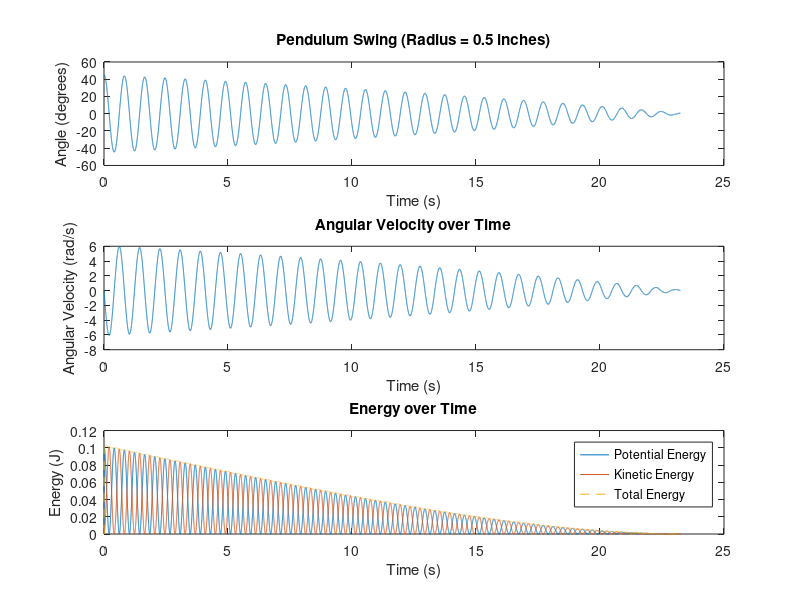
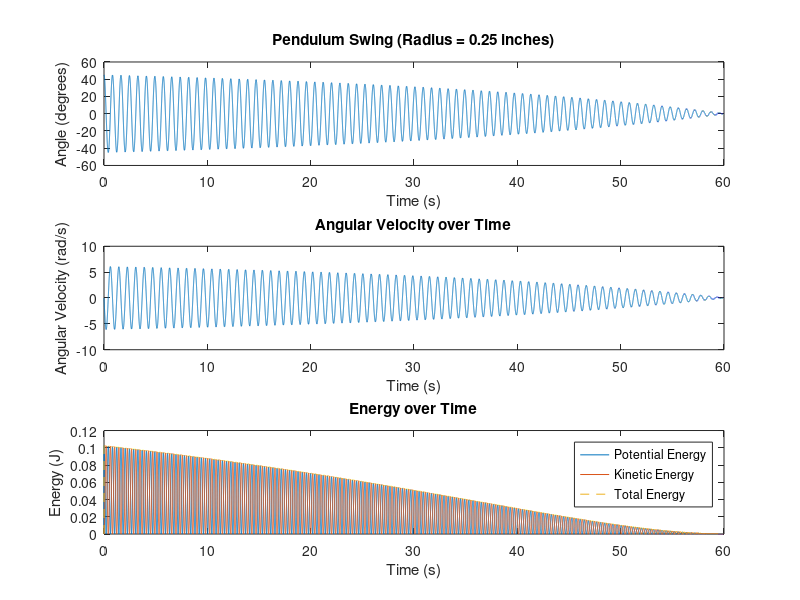
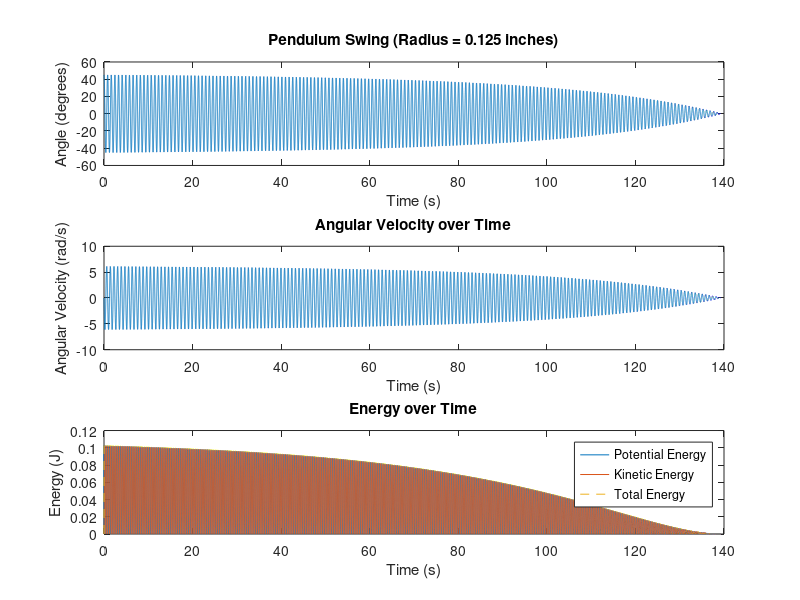

These charts were generated, in order, by the following MATLAB code:
%% Pendulum Estimate Swing Time using Euler Method

close all;
clear;
clc

% Parameters
g = 9.81;  % gravitational acceleration (m/s^2)
L = 0.1549;  % length to the center of mass (m)
m = 0.230;  % mass of the pendulum (kg)
mu = 0.11;  % coefficient of friction

% Radii of the pendulum bushing (in meters)
radii = [0.5, 0.25, 0.125] * 0.0254;  % converting inches to meters

% Experimental duration estimates for comparison (seconds)
experimental_times = [20, 33, 95];  % [1/2, 1/4, 1/8 inch]

% Initial conditions
theta0 = pi/4;  % initial angle (45 degrees)
omega0 = 0;  % initial angular velocity
dt = 0.001;  % time step (s)

% Loop through each radius
for i = 1:length(radii)
    r = radii(i);
    t = 0:dt:200;  % time array with a max time to capture longer durations
    theta = zeros(size(t));  % angle array
    omega = zeros(size(t));  % angular velocity array
    
    theta(1) = theta0;
    omega(1) = omega0;
    
    % Energy arrays
    PE = zeros(size(t));  % Potential Energy
    KE = zeros(size(t));  % Kinetic Energy
    TotalEnergy = zeros(size(t));  % Total Energy
    
    % Euler method loop
    for n = 1:length(t)-1
        % Calculate torque due to gravity and friction
        tau_gravity = -m * g * L * sin(theta(n));  % gravitational torque
        tau_friction = -mu * sign(omega(n)) * m * g * r;  % Coulomb friction torque
        
        % Further increase friction for 1/8 inch radius
        if r == 0.125 * 0.0254  % for 1/8 inch radius
            tau_friction = tau_friction * 2.0;  % more aggressive friction adjustment
        elseif r == 0.25 * 0.0254  % for 1/4 inch radius
            tau_friction = tau_friction * 1.2;  % slight adjustment for 1/4 inch
        end
        
        % Net torque
        tau_net = tau_gravity + tau_friction;
        
        % Angular acceleration
        alpha = tau_net / (m * L^2);  % angular acceleration
        
        % Euler integration
        omega(n+1) = omega(n) + alpha * dt;  % update angular velocity
        theta(n+1) = theta(n) + omega(n) * dt;  % update angle
        
        % Calculate potential and kinetic energy
        height = L * (1 - cos(theta(n+1)));  % height above the lowest point
        PE(n+1) = m * g * height;  % Potential Energy
        KE(n+1) = 0.5 * m * (L * omega(n+1))^2;  % Kinetic Energy
        TotalEnergy(n+1) = PE(n+1) + KE(n+1);  % Total Energy
        
        % Stop if the pendulum comes to rest (approximation, slightly increased tolerance)
        if abs(omega(n+1)) < 5e-4 && abs(theta(n+1)) < 0.01
            break;
        end
    end
    
    % Convert angle from radians to degrees
    theta_deg = theta(1:n) * (180 / pi);
    
    % Plot the angle (degrees) over time
    figure;
    subplot(3,1,1);
    plot(t(1:n), theta_deg);
    title(['Pendulum Swing (Radius = ', num2str(r * 39.37), ' inches)']);
    xlabel('Time (s)');
    ylabel('Angle (degrees)');
    
    % Plot the velocity (angular velocity) over time
    subplot(3,1,2);
    plot(t(1:n), omega(1:n));
    title('Angular Velocity over Time');
    xlabel('Time (s)');
    ylabel('Angular Velocity (rad/s)');
    
    % Plot the potential energy, kinetic energy, and total energy over time
    subplot(3,1,3);
    plot(t(1:n), PE(1:n), 'DisplayName', 'Potential Energy');
    hold on;
    plot(t(1:n), KE(1:n), 'DisplayName', 'Kinetic Energy');
    plot(t(1:n), TotalEnergy(1:n), '--', 'DisplayName', 'Total Energy');
    title('Energy over Time');
    xlabel('Time (s)');
    ylabel('Energy (J)');
    legend;
    hold off;
    
    % Display comparison with experimental value
    disp(['For radius = ', num2str(r * 39.37), ' inches:']);
    disp(['Simulated duration: ', num2str(t(n)), ' seconds']);
    disp(['Experimental duration: ', num2str(experimental_times(i)), ' seconds']);
end
